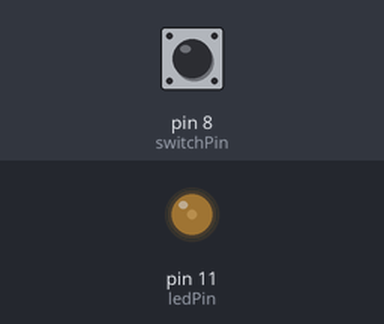
This sketch was run on a simulated Arduino Uno, built with avr-gcc and run on an emulated ATmega328P. Shown: output pins drawn as LEDs (lit = HIGH). The test bench sets the inputs (shaded band); at power-on: pin 8 (switchPin) HIGH.

Above: at 1.2 s.
1.3 s: pin 8 (switchPin) pulled LOW for 0.15 s
At 2.6 s:
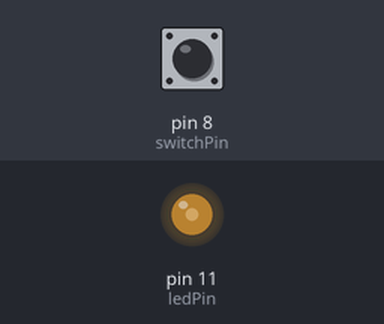
2.9 s: pin 8 (switchPin) pulled LOW for 1 s
At 5.1 s:
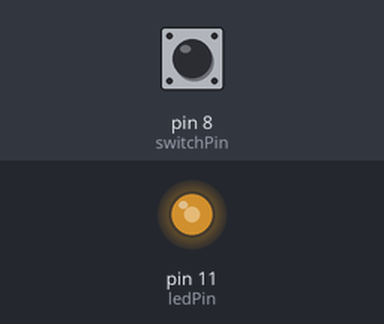
5.4 s: pin 8 (switchPin) pulled LOW for 0.15 s
At 5.8 s:
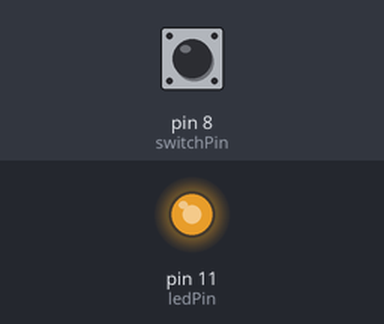
7.0 s: pin 8 (switchPin) pulsed LOW 5 times (0.12 s each, 0.3 s apart)
At 7.57 s:
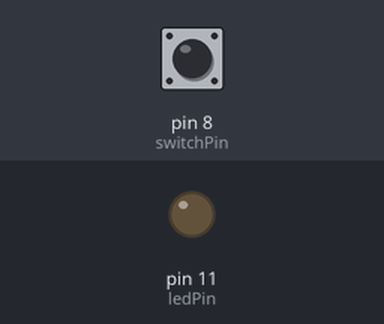
10.0 s: pin 8 (switchPin) pulled LOW for 3.2 s
At 13.5 s:
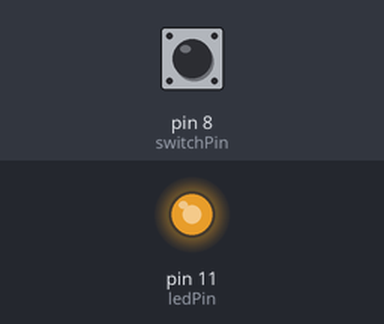
Timing chart, 0 to 15.0 s (numbered marks = the images above; inputs shaded):
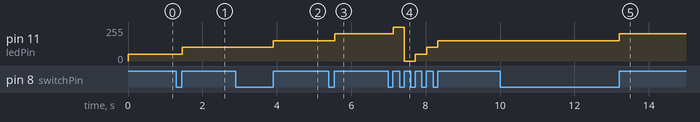

The sketch:

LED_diod_brithness.ino
```cpp
int ledPin = 11;
int switchPin = 8;

bool currentButton = LOW;
bool lastButton = LOW;
int ledLevel = 0; // 0-255

void setup() {
  Serial.begin(9600);
  pinMode(ledPin, OUTPUT);
  pinMode(switchPin, INPUT);
}

bool debounce(bool last) {
  bool current = digitalRead(switchPin);
  if (last != current) {
    delay(5);
    current = digitalRead(switchPin);
  }

  return current;
}

void loop() {
//  Serial.println(digitalRead(switchPin)); // 0 когда кнопка выклюяена и 1 когда зажата
//  Serial.println(switchPin);  // 8

  currentButton = debounce(lastButton);

  if (lastButton == LOW && currentButton == HIGH) {
    ledLevel = ledLevel + 51;
  }

  lastButton = currentButton;

  if (ledLevel > 255) ledLevel = 0;

  analogWrite(ledPin, ledLevel);

}
```

Measured:
- after the input at 1.3 s, pin 11 (ledPin): 51/255 → 102/255 after 0.16 s
- after the input at 2.9 s, pin 11 (ledPin): 102/255 → 153/255 after 1.0 s
- after the input at 5.4 s, pin 11 (ledPin): 153/255 → 204/255 after 0.16 s
- after the input at 7.0 s, pin 11 (ledPin): 204/255 → 255/255 after 0.13 s, → 0/255 0.30 s later, → 51/255 0.30 s later, → 102/255 0.30 s later, … (5 changes in this stretch)
- after the input at 10.0 s, pin 11 (ledPin): 153/255 → 204/255 after 3.2 s
